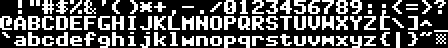
#> input picture font.png, 224 x 24 px (shown 2 times larger)
$ python a2f_gfx.py
#> lines starting #> are read from the running program, lines starting #| are printed output that depends on the picture
#!/usr/bin/env python3

import PIL.Image

#
# palettes
#

PAL_MONO = [
    (  0,  0,  0),
    (255,255,255),
    (255,  0,255), ] # magenta for transparency
PAL_LORES = [
    (  0,  0,  0),
    (147, 11, 24),
    ( 31, 53,211),
    (187, 54,255),
    (  0,118, 12),
    (126,126,126),
    (  7,168,224),
    (157,172,255),
    ( 98, 76,  0),
    (249, 86, 29),
    (190,190,190), # fake "light grey", same as colour 5 but reversed
    (255,129,236),
    ( 67,200,  0),
    (220,205, 22),
    ( 93,247,132),
    (255,255,255),
    (255,  0,255), ] # magenta for transparecny
PAL_HIRES = [
    PAL_LORES[ 0],
    PAL_LORES[15],
    PAL_LORES[ 3],
    PAL_LORES[12],
    PAL_LORES[ 9],
    PAL_LORES[ 6],
    (255,  0,255), ]
NIBROL = ((((x>>1)&0x7)|((x<<3)&0x8)) for x in range(16)) # nibble left-rotate
NIBROR = ((((x<<1)&0xE)|((x>>3)&0x1)) for x in range(16)) # nibble right-rotate

#
# image reading
#

def palette_image(img,palette):
    img.putpalette([x for rgb in palette for x in rgb]) # unpack palette into linear array

# load and convert image to indexed palette
def index_image(filename, palette):
#> called with filename = '../font.png'
    src = PIL.Image.open(filename).convert("RGB")
#> src: PIL image 224x24 RGB; values 0 (black) and 254 (white), 35% white in thin lines or dots
    dst = PIL.Image.new("P",src.size,color=0)
#> dst: PIL image 224x24 P; every value is 0
    for y in range(src.size[1]):
        for x in range(src.size[0]):
            p = src.getpixel((x,y))
            mag = ((255**2)*3)+1
            mat = 0
            for i in range(len(palette)):
                m = sum([(a-b)**2 for (a,b) in zip(p,palette[i])])
                if m < mag: # better match
                    mat = i
                    mag = m
                    if m == 0: # perfect match
                        break
            dst.putpixel((x,y),mat)
    return dst

#
# monochrone 7-pixel groups
#

def span_high_mono(img,x,y):
    b = 0
    for px in range(7):
        p = img.getpixel((x+(6-px),y)) & 1
        b = (b << 1) | p
    return b

def block_high_mono(img,x,y):
    ba = bytearray()
    for py in range(8):
        ba.append(span_high_mono(img,x,y+py))
    return ba

def paste_span_high_mono(img,x,y,b):
    for px in range(7):
        img.putpixel((x+px,y),b&1)
        b >>= 1

def paste_block_high_mono(img,x,y,ba):
    for py in range(len(ba)):
        paste_span_high_mono(img,x,y+py,ba[py])

#
# font generation (7x8 mono)
#

def preview_font(ba,offset=0x20):
#> called with offset = 32
    COLUMNS = 32
    img = PIL.Image.new("P",(7*COLUMNS,8*(256//COLUMNS)),color=2)
#> img: PIL image 224x64 P; every value is 0
    palette_image(img,PAL_MONO)
#> in palette_image, `img.putpalette([x for rgb in palette for x in rgb])`:
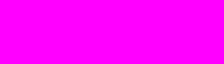
#> img: PIL image 224x64 P; mean R, G, B 255, 0, 255
    count = min(offset+(len(ba)//8),256)-offset
    for i in range(count):
        a = i + offset
        paste_block_high_mono(img,7*(a%COLUMNS),8*(a//COLUMNS),ba[i*8:i*8+8])
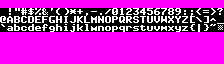
#> img: PIL image 224x64 P; mean R, G, B 192.8, 33.5, 192.8
#> call 2 of index_image, with filename = '../font_vwf.png'
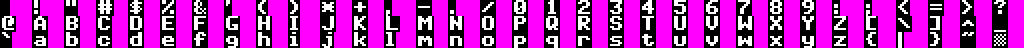
#> input picture font_vwf.png, 512 x 24 px (shown 2 times larger)
#> in index_image (call 2), `dst = PIL.Image.new("P",src.size,color=0)`: dst: PIL image 512x24 P; every value is 0
#> the loop in make_font_vfw, `for i in range(0,len(wa),2):` made 48 passes
#> i on passes 3 to 14: 4, 6, 8, 10, 12, 14, 16, 18, 20, 22, 24, 26
    return img

def make_font(filename,count=256):
    img = index_image(filename,PAL_MONO)
    ba = bytearray()
    gw = img.size[0] // 7
    gh = img.size[1] // 7
    for gy in range(gh):
        for gx in range(gw):
            if (count <= 0):
                return ba
            ba += block_high_mono(img,gx*7,gy*8)
            count -= 1
    return ba

#
# variable width font generation (?x8 mono)
#

def glyph_vfw(img,gx,gy):
    while gx < img.width: # skip to next non-magenta area
        if img.getpixel((gx,gy)) < 2:
            break
        gx += 1
    if gx >= img.width: # nothing found, just return to the start of the next row with an empty array
        return (0,gy+8,bytearray(),[])
    b = bytearray([0]*8)
    w = 0
    for w in range(min(img.width-gx,16)):
        if img.getpixel((gx+w,gy)) >= 2:
            break
        if w < 8:
            for y in range(8):
                b[y] |= (img.getpixel((gx+w,gy+y)) & 1) << w
    assert (w>0), "glyph_vfw should not be able to generate 0-width glyph"
    return (gx+w,gy,b,[w-1])

def paste_glyph_vfw(img,x,y,b,w):
    for py in range(8):
        bp = b[py]
        for px in range(w+1):
            img.putpixel((x+px,y+py),bp&1)
            bp >>= 1

def preview_font_vwf(ba,wa,offset=0x20):
#> called with offset = 32
    COLUMNS = 32
    img = PIL.Image.new("P",(16*COLUMNS,8*(256//COLUMNS)),color=2)
#> img: PIL image 512x64 P; every value is 0
    palette_image(img,PAL_MONO)
#> in palette_image (call 2), `img.putpalette([x for rgb in palette for x in rgb])`:
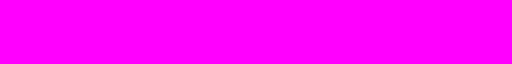
#> img: PIL image 512x64 P; mean R, G, B 255, 0, 255
    count = min(offset+(len(ba)//8),256)-offset
    for i in range(count):
        a = i + offset
        w = (wa[i//2] >> ((i&1)*4)) & 0xF
        paste_glyph_vfw(img,16*(a%COLUMNS),8*(a//COLUMNS),ba[i*8:i*8+8],w)
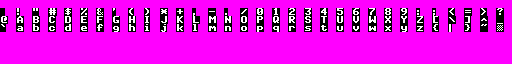
#> img: PIL image 512x64 P; mean R, G, B 224.9, 14.8, 224.9
    return img

def make_font_vfw(filename,count=256):
    img = index_image(filename,PAL_MONO)
    ba = bytearray()
    wa = []
    gx = 0
    gy = 0
    ba = bytearray()
    while (gy+8) <= img.height:
        (gx,gy,b,w) = glyph_vfw(img,gx,gy)
        ba += b
        wa += w
    # pack pairs of widths into nibbles
    if (len(wa) & 1) == 1:
        wa.append(0)
    wn = bytearray()
    for i in range(0,len(wa),2):
        wn.append(wa[i+0] | (wa[i+1]<<4))
    return (ba,wn)

# TODO monochrome masked (1 byte AND, 1 byte OR) span
# TODO hires (2 bytes) span
# TODO hires masked (2 + 2) span
# TODO dhires (4) span
# TODO dhires masked (4 + 4) span
# TODO lores (1 byte, vertical 2px) span
# TODO dlores (2 bytes, 2x2 px) span

# test of font generation
f = make_font("../font.png")
open("../font.bin","wb").write(f)
preview_font(f).save("../test.png")

(f,w) = make_font_vfw("../font_vwf.png")
open("../font_vwf.bin","wb").write(f)
open("../font_vwf.wid","wb").write(w)
preview_font_vwf(f,w).save("../test_vwf.png")
